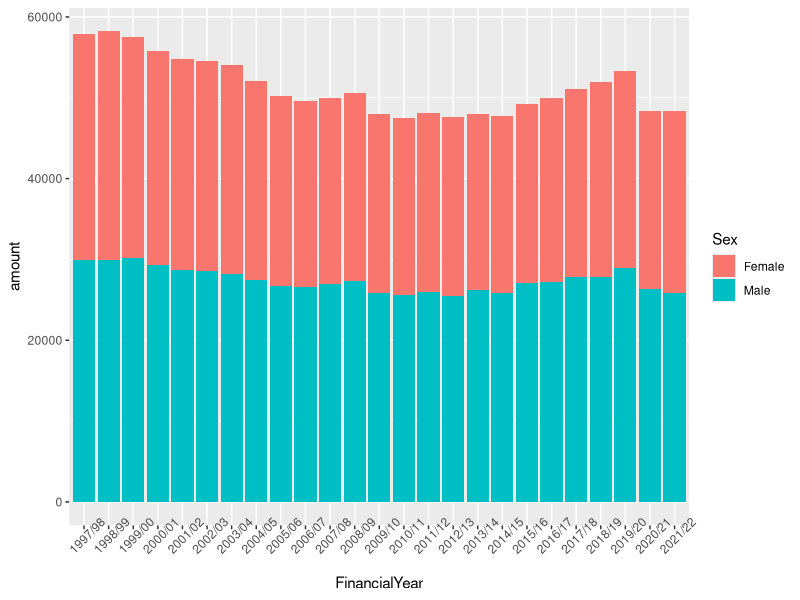
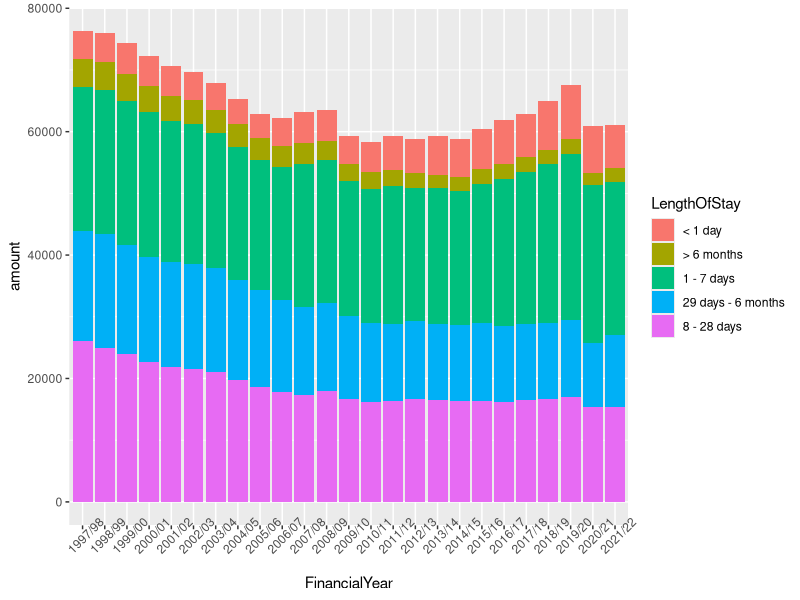

The R source for these figures, in order:
## ---- chunk 1
knitr::opts_chunk$set(echo = TRUE)
## ---- chunk 2
library(tidyverse)
# Add any other libraries here



## ---- chunk 3
# Load your data

#ggplot(new_df1,aes(fill=Sex,y=PatientsCount,x=AgeGroup))+geom_bar(position="dodge",stat="identity")

age.sex <- read_csv("data/mental-health-inpatient-activity-age-sex.csv")
length.of.stay <- read_csv("data/mental-health-inpatient-activity-length-of-stay.csv")

#Bar chart for age.sex
age.sex %>% filter(HBR == "S92000003") %>%
            group_by(FinancialYear, Sex) %>%
            summarise(amount = sum(PatientsCount)) %>%
            ggplot(aes(x = FinancialYear, y = amount, fill = Sex)) +
            geom_col() +
            theme(axis.text.x = element_text(angle = 45))

length.of.stay %>% filter(HBT == "S92000003") %>%
            group_by(FinancialYear, LengthOfStay) %>%
            summarise(amount = sum(NumberOfStays)) %>%
            ggplot(aes(x = FinancialYear, y = amount, fill = LengthOfStay)) +
            geom_col() +
            theme(axis.text.x = element_text(angle = 45))
